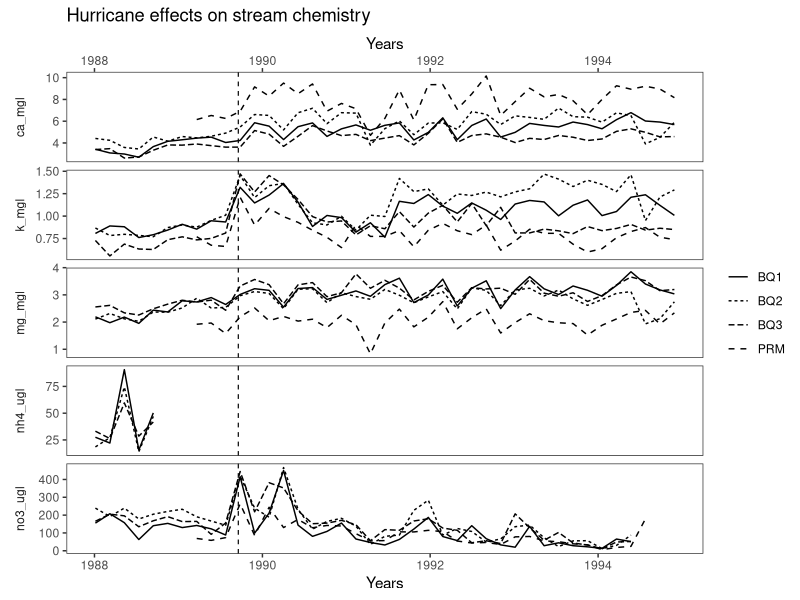

R code for this plot:
## ---- chunk 1
#| output: false

library(tidyverse)


## ---- chunk 2
#| echo: false

fig3 <- read_csv("../output/clean_data.csv")

hurricane_date <- as.Date("1989-09-18")

ggplot(data = fig3, mapping = aes(
    x = window_start,
    y = concentration, 
    linetype = Site
)) + 
  
  geom_line() + 
  
  geom_vline(xintercept = hurricane_date, linetype = "dashed", linewidth = 0.4) +
  
  theme_bw() + 
  
  labs(
    title = "Hurricane effects on stream chemistry",
    x = "Years", 
    y = NULL, 
    linetype = NULL) +
  
  theme(
    panel.grid.major = element_blank(),
    panel.grid.minor = element_blank()
  ) +
  
  theme(
    strip.placement = "outside",
    strip.background = element_blank(),
    strip.text.y.left = element_text(angle = 90),
    panel.grid.minor = element_blank(),
    panel.grid.major.x = element_blank()) +
  
  facet_grid(vars(nutrient), scales = "free_y", switch = "y") +
  
  theme(strip.placement = "outside") +
  
  scale_x_date(sec.axis = dup_axis())
